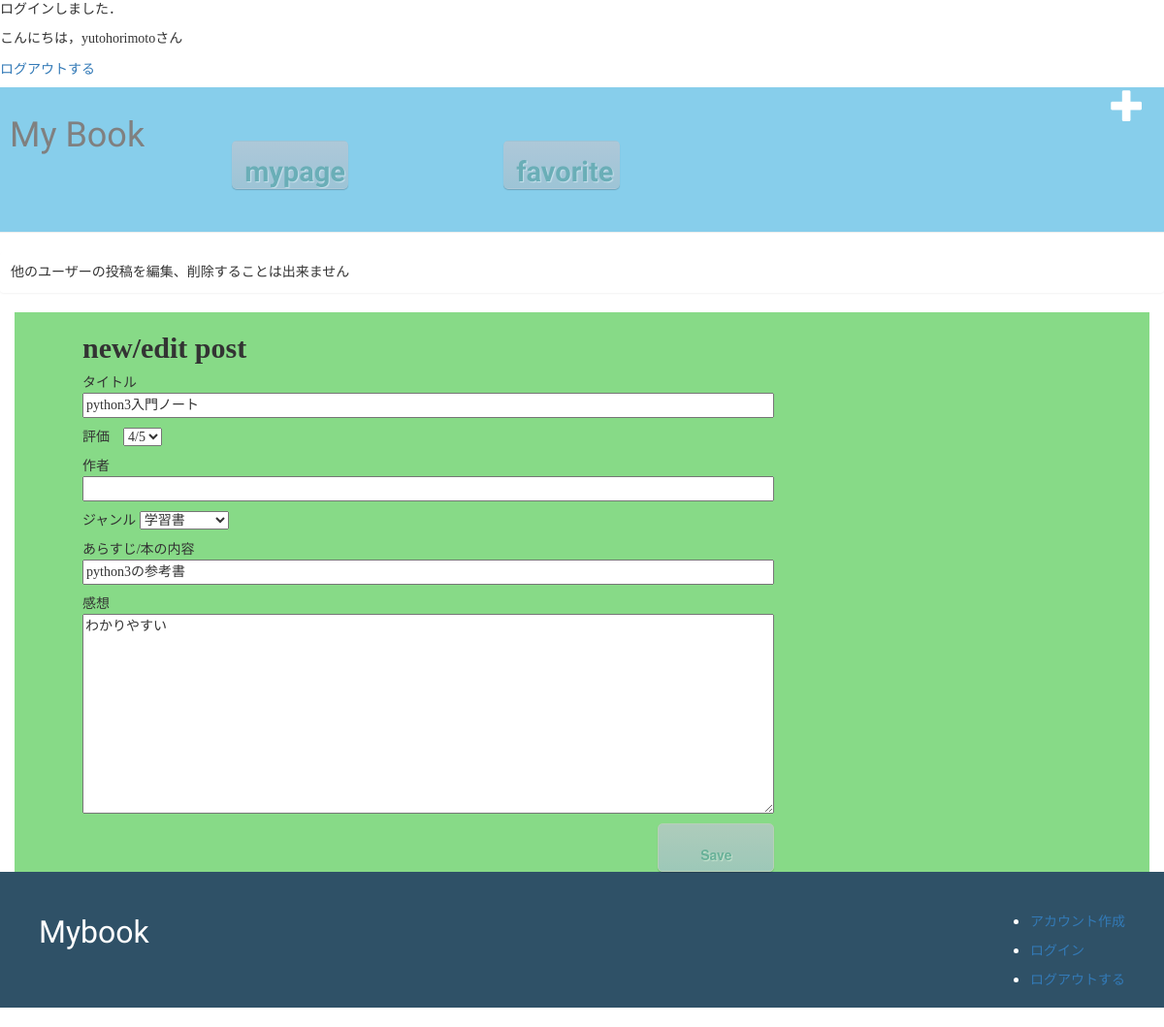
The app's page /post/5/edit/ (signed in) with its own data.
### mybook/models.py (models this page shows, shortened)
class Post(models.Model):
    author = models.ForeignKey(settings.AUTH_USER_MODEL, on_delete=models.CASCADE)
    book_title = models.CharField(max_length=50)
    book_author = models.CharField(max_length=20,blank=True, null=True)
    book_label = models.IntegerField(choices=label_choices,blank=True, null=True)
    book_int = models.CharField(max_length=200,blank=True, null=True)
    text = models.TextField()
    rate = models.IntegerField(choices = rate_choice ,blank=False, default=1)
    like_num = models.IntegerField(default=0)
    created_date = models.DateTimeField(default=timezone.now)
    published_date = models.DateTimeField(blank=True, null=True)

### mybook/views.py (the view)
# urls.py: path('post/<int:pk>/edit/', views.post_edit, name='post_edit'),
@login_required
def post_edit(request, pk):
    post = get_object_or_404(Post, pk=pk)
    if request.method == "POST":
        form = PostForm(request.POST, instance=post)
        if form.is_valid():
            post = form.save(commit=False)
            if post.author == request.user:
                post.author = request.user
                post.published_date = timezone.now()
                post.save()
                return redirect('post_detail', pk=post.pk)
            else:
                raise PermissionDenied
    else:
        form = PostForm(instance=post)
    return render(request, 'mybook/post_edit.html', {'form': form})

### mybook/forms.py
class PostForm(forms.ModelForm):
    class Meta:
        model = Post
        fields = ('book_title', 'rate','book_author','book_label','book_int','text')

### mybook/templates/mybook/post_edit.html
{% extends 'mybook/base.html' %}
{% block content %}
    <h2>new/edit post</h2>
    <form method="POST" class="post-form">{% csrf_token %}
        <p>タイトル　{{form.book_title}}</p>
        <p>評価　{{form.rate}}</p>
        <p>作者　{{form.book_author}}</p>
        <p>ジャンル {{form.book_label}}</p>
        <p>あらすじ/本の内容 {{form.book_int}}</p>
        <p>感想 {{form.text}}</p>
        <button type="submit" class="save btn btn-default">Save</button>
    </form>
{% endblock %}

### mybook/templates/mybook/base.html (shortened to what this page needs)
{% load static %}
<html>
    <head>
        <link rel="stylesheet" href="//maxcdn.bootstrapcdn.com/bootstrap/3.2.0/css/bootstrap.min.css">
        <link rel="stylesheet" href="//maxcdn.bootstrapcdn.com/bootstrap/3.2.0/css/bootstrap-theme.min.css">
        <link rel="stylesheet" href="{% static 'css/mybook.css' %}">
    </head>
    <body>
        <div class='login'>
            {% if user.id  %}
            <p>ログインしました．</p>
            <p>こんにちは，{{ user.username }}さん</p>
            <a href="{% url 'logout' %}">ログアウトする</a>
            {% else %}
            <a href="{% url 'login' %}">ログイン</a>
            <a href="{% url 'create_account' %}">アカウント作成</a>
            {% endif %}
        </div>
        <div  class="page-header">
            <a href="{% url 'post_new' %}" class="top-menu"><span class="glyphicon glyphicon-plus"></span></a>
            <h1><a href="/post">My Book</a></h1>
            <div class='page-menu'>
                <ul>
                    <li><a href ="{% url 'mypage' %}" class="btn mypage">mypage</a></li>
                    <li><a href ="{% url 'mylike' %}" class="btn favorite">favorite</a></li>
                </ul>
            </div>
        </div>
        <div class='alert'>
            <p>他のユーザーの投稿を編集、削除することは出来ません</p>
        </div>
        <div class="content container">
            <div class="row">
                <div class="col-md-8">
                    {% block content %}
                    {% endblock %}
                </div>
            </div>
        </div>
        <div class='footer'>
            <div class='footer-logo'><p>Mybook</p></div>
            <div class='footer-menu'>
              <ul>
                <li><a href="{% url 'create_account' %}">アカウント作成</a></li>
                <li><a href="{% url 'login' %}">ログイン</a></li>
                <li><a href="{% url 'logout' %}">ログアウトする</a></li>
              </ul>
            </div>
          </div>
    </body>
</html>

### mybook/static/css/mybook.css (style rules this page uses)
.login { height:50px }
.page-header { background-color:skyblue; height:150px; }
.page-header h1 { padding:10; float:left }
.page-menu li { padding:40px 80px; float:left; list-style:none; }
.page-menu li a { font-size:29px }
.top-menu, .top-menu:hover, .top-menu:visited { color: #ffffff; float: right; font-size: 26pt; margin-right: 20px; }
.alert { padding: 10px; }
.btn { display: inline-block; position: relative; text-decoration: none; opacity:0.7; color: #5ea1a2; width: 120px; height: 50px; line-height: 50px; border-radius: 5px; text-align: center; overflow: hidden; font-weight: bold; background: linear-gradient(#bfc6d1 0%, #a7c1ce 100%); text-shadow: 1px 1px 1px rgba(255, 255, 255, 0.66); box-shadow: 0 1px 1px rgba(0, 0, 0, 0.28); }
.mypage,.favorite { background-color:white; font-size:26px; margin-top: 15px; margin-bottom: 15px; font-family: 'Amatic SC', cursive; float:left; }
h1 a { color:gray; font-family: 'Amatic SC', cursive;; }
h2 { font-weight: bold; font-family: "ＭＳ Ｐ明朝"; }
p { font-family: "Hannari"; }
.content { background-color: rgb(135, 218, 135); }
.row { margin-left: 40px; }
.save { float: right; }
.post-form textarea, .post-form input { width: 100%; }
.footer { background-color:#2f5167; padding:40px; height:140px; color:#fff; }
.footer-logo p { float:left; font-size:32px; font-family: 'Amatic SC', cursive; }
.footer-menu { padding-bottom:20px; float:right; }
.footer-menu li { padding-bottom:10px; }

### records on screen
Post: book_title "python3入門ノート", rate "4/5", book_label "学習書", book_int "python3の参考書", text "わかりやすい"

### other values on screen
{{ user.username }} "yutohorimoto"
